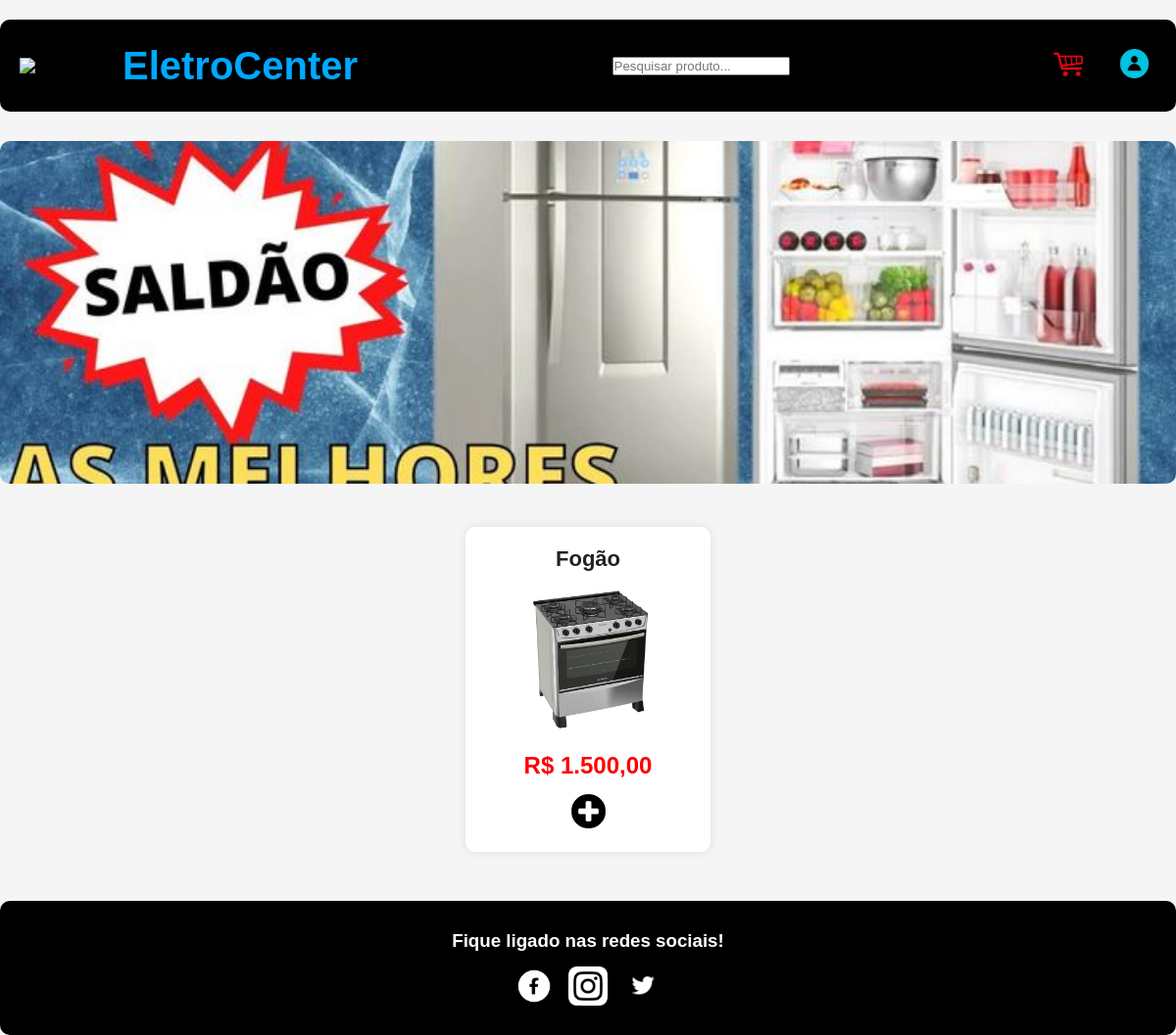
The page /inicio.php?produto=Fogão on the database its author committed.
### tables this page shows
CREATE TABLE `produtos` (
  `id` int(11) NOT NULL,
  `nome` varchar(255) DEFAULT NULL,
  `descricao` text DEFAULT NULL,
  `preco` decimal(10,2) DEFAULT NULL,
  `imagem` varchar(255) DEFAULT NULL
);

### inicio.php (the view, shortened to what this page needs)
<?php
include_once("conexao.php");
?>
<!DOCTYPE html>
<html lang="pt-br">
<head>
    <link rel="stylesheet" href="style.css">
    <link rel="stylesheet" href="inicio.css">
</head>
<body onload="slide()">
<div class="container">
    <header class="topo">
        <div class="logo-area">
            <img src="imagem/r2.png" class="logo">
            <h1>EletroCenter</h1>
        </div>
        <div class="pesquisa">
            <form action="#" method="get">
                <input
                    type="text"
                    placeholder="Pesquisar produto..."
                    name="produto">
            </form>
        </div>
        <div class="acoes">
            <a href="carrinho.php">
                <img src="imagem/ss.png" width="50px">
            </a>
            <?php
            if(isset($_SESSION['nome']))
            {
                echo '<a href="encerrar.php" class="login-btn">
                      '.$_SESSION['nome'].' (Sair)
                      </a>';
            }
            else
            {
                echo '<a href="login.php">
                      <img src="imagem/login.png" width="45px">
                      </a>';
            }
            ?>
        </div>
    </header>
    <section class="banner">
        <img src="imagem/gel1.jpg" id="banner">
    </section>
    <section class="todos-produtos">
    <?php
    if(isset($_GET['produto']))
        $produto = $_GET['produto'];
    else
        $produto = '';
    $sql = "SELECT * FROM produtos
            WHERE nome LIKE '%$produto%'
            ORDER BY rand()";
    $result = mysqli_query($conn, $sql);
    while($row = $result->fetch_assoc())
    {
        echo '<div class="produto-card">';
        echo '<h3>'.$row['nome'].'</h3>';
        echo '<img src="img/'.$row['imagem'].'" class="produto-img">';
        echo '<p class="preco">
              R$ '.number_format($row['preco'], 2, ',', '.').'
              </p>';
        echo '<div class="botoes">';
        echo '<a href="carrinho.php?acao=add&id='.$row['id'].'">
              <img src="imagem/mais.png" width="35px">
              </a>';
        echo '</div>';
        echo '</div>';
    }
    ?>
    </section>
    <footer class="rodape">
        <h3>Fique ligado nas redes sociais!</h3>
        <div class="redes">
            <img src="imagem/facebook.png" width="40px">
            <img src="imagem/instagram.png" width="40px">
            <img src="imagem/twiter.png" width="40px">
        </div>
    </footer>
</div>
</body>
</html>

### style.css (style rules this page uses)
* { margin:0; padding:0; box-sizing:border-box; }
body { font-family:Arial, sans-serif; background:#f5f5f5; color:#333; }
.topo { background:#000; border-radius:10px; padding:20px; display:flex; justify-content:space-between; align-items:center; flex-wrap:wrap; margin-top:20px; }
.logo-area { display:flex; align-items:center; gap:15px; }
.logo { width:90px; }
.logo-area h1 { color:#00a8ff; font-size:40px; }
.acoes { display:flex; align-items:center; gap:20px; }
.rodape { background:#000; margin-top:50px; padding:30px; border-radius:10px; text-align:center; color:white; }
.redes { margin-top:15px; display:flex; justify-content:center; gap:15px; }

### inicio.css (style rules this page uses)
.banner { margin-top:30px; }
#banner { width:100%; height:350px; object-fit:cover; border-radius:10px; }
.todos-produtos { margin-top:40px; display:flex; flex-wrap:wrap; justify-content:center; gap:25px; }
.produto-card { width:250px; background:white; border-radius:10px; padding:20px; text-align:center; box-shadow:0 0 10px rgba(0,0,0,0.1); transition:0.3s; }
.produto-img { width:150px; height:150px; object-fit:contain; margin:15px 0; }
.produto-card h3 { font-size:22px; color:#222; }
.preco { color:red; font-size:24px; font-weight:bold; margin-bottom:15px; }
.botoes { display:flex; justify-content:center; gap:15px; }

### rows shown on the page
produtos: nome "Fogão", imagem (picture), preco "1.500,00"
